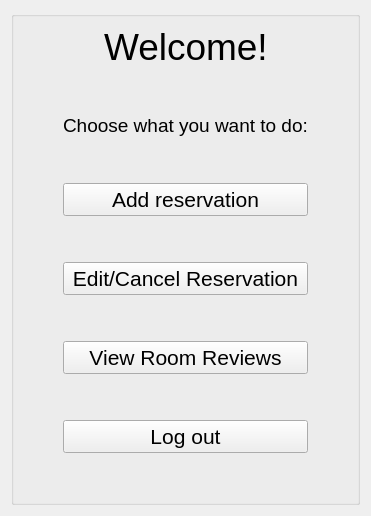
      <widget class="QWidget" name="page_7_adminChoices">
       <property name="font">
        <font>
         <pointsize>10</pointsize>
        </font>
       </property>
       <layout class="QGridLayout" name="gridLayout_37">
        <item row="0" column="0">
         <widget class="QGroupBox" name="groupBox_10">
          <property name="title">
           <string/>
          </property>
          <layout class="QGridLayout" name="gridLayout_33">
           <item row="1" column="0">
            <spacer name="verticalSpacer_48">
             <property name="orientation">
              <enum>Qt::Orientation::Vertical</enum>
             </property>
             <property name="sizeType">
              <enum>QSizePolicy::Policy::Fixed</enum>
             </property>
             <property name="sizeHint" stdset="0">
              <size>
               <width>20</width>
               <height>40</height>
              </size>
             </property>
            </spacer>
           </item>
           <item row="0" column="0">
            <layout class="QHBoxLayout" name="horizontalLayout_16">
             <item>
              <spacer name="horizontalSpacer_60">
               <property name="orientation">
                <enum>Qt::Orientation::Horizontal</enum>
               </property>
               <property name="sizeHint" stdset="0">
                <size>
                 <width>40</width>
                 <height>20</height>
                </size>
               </property>
              </spacer>
             </item>
             <item>
              <widget class="QLabel" name="label_81">
               <property name="font">
                <font>
                 <pointsize>28</pointsize>
                </font>
               </property>
               <property name="text">
                <string>Welcome!</string>
               </property>
              </widget>
             </item>
             <item>
              <spacer name="horizontalSpacer_61">
               <property name="orientation">
                <enum>Qt::Orientation::Horizontal</enum>
               </property>
               <property name="sizeHint" stdset="0">
                <size>
                 <width>40</width>
                 <height>20</height>
                </size>
               </property>
              </spacer>
             </item>
            </layout>
           </item>
           <item row="3" column="0">
            <spacer name="verticalSpacer_49">
             <property name="orientation">
              <enum>Qt::Orientation::Vertical</enum>
             </property>
             <property name="sizeType">
              <enum>QSizePolicy::Policy::Fixed</enum>
             </property>
             <property name="sizeHint" stdset="0">
              <size>
               <width>20</width>
               <height>40</height>
              </size>
             </property>
            </spacer>
           </item>
           <item row="2" column="0">
            <layout class="QHBoxLayout" name="horizontalLayout_18">
             <item>
              <spacer name="horizontalSpacer_62">
               <property name="orientation">
                <enum>Qt::Orientation::Horizontal</enum>
               </property>
               <property name="sizeHint" stdset="0">
                <size>
                 <width>40</width>
                 <height>20</height>
                </size>
               </property>
              </spacer>
             </item>
             <item alignment="Qt::AlignmentFlag::AlignHCenter">
              <widget class="QLabel" name="label_91">
               <property name="font">
                <font>
                 <pointsize>14</pointsize>
                </font>
               </property>
               <property name="text">
                <string>Choose what you want to do:</string>
               </property>
              </widget>
             </item>
             <item>
              <spacer name="horizontalSpacer_63">
               <property name="orientation">
                <enum>Qt::Orientation::Horizontal</enum>
               </property>
               <property name="sizeHint" stdset="0">
                <size>
                 <width>40</width>
                 <height>20</height>
                </size>
               </property>
              </spacer>
             </item>
            </layout>
           </item>
           <item row="4" column="0">
            <layout class="QGridLayout" name="gridLayout_36">
             <item row="0" column="2">
              <spacer name="horizontalSpacer_64">
               <property name="orientation">
                <enum>Qt::Orientation::Horizontal</enum>
               </property>
               <property name="sizeType">
                <enum>QSizePolicy::Policy::Fixed</enum>
               </property>
               <property name="sizeHint" stdset="0">
                <size>
                 <width>40</width>
                 <height>20</height>
                </size>
               </property>
              </spacer>
             </item>
             <item row="5" column="1">
              <spacer name="verticalSpacer_51">
               <property name="orientation">
                <enum>Qt::Orientation::Vertical</enum>
               </property>
               <property name="sizeHint" stdset="0">
                <size>
                 <width>20</width>
                 <height>40</height>
                </size>
               </property>
              </spacer>
             </item>
             <item row="1" column="1">
              <spacer name="verticalSpacer_53">
               <property name="orientation">
                <enum>Qt::Orientation::Vertical</enum>
               </property>
               <property name="sizeHint" stdset="0">
                <size>
                 <width>20</width>
                 <height>40</height>
                </size>
               </property>
              </spacer>
             </item>
             <item row="0" column="0">
              <spacer name="horizontalSpacer_65">
               <property name="orientation">
                <enum>Qt::Orientation::Horizontal</enum>
               </property>
               <property name="sizeType">
                <enum>QSizePolicy::Policy::Fixed</enum>
               </property>
               <property name="sizeHint" stdset="0">
                <size>
                 <width>40</width>
                 <height>20</height>
                </size>
               </property>
              </spacer>
             </item>
             <item row="0" column="1">
              <widget class="QPushButton" name="addReservationChoiceButton">
               <property name="font">
                <font>
                 <pointsize>16</pointsize>
                </font>
               </property>
               <property name="text">
                <string>Add reservation</string>
               </property>
              </widget>
             </item>
             <item row="2" column="1">
              <widget class="QPushButton" name="editReservationChoiceButton">
               <property name="font">
                <font>
                 <pointsize>16</pointsize>
                </font>
               </property>
               <property name="text">
                <string>Edit/Cancel Reservation</string>
               </property>
              </widget>
             </item>
             <item row="6" column="1">
              <widget class="QPushButton" name="adminLogOutButton">
               <property name="font">
                <font>
                 <pointsize>16</pointsize>
                </font>
               </property>
               <property name="text">
                <string>Log out</string>
               </property>
              </widget>
             </item>
             <item row="4" column="1">
              <widget class="QPushButton" name="viewRoomReviewsChoiceButton">
               <property name="font">
                <font>
                 <pointsize>16</pointsize>
                </font>
               </property>
               <property name="text">
                <string>View Room Reviews</string>
               </property>
              </widget>
             </item>
             <item row="3" column="1">
              <spacer name="verticalSpacer_50">
               <property name="orientation">
                <enum>Qt::Orientation::Vertical</enum>
               </property>
               <property name="sizeHint" stdset="0">
                <size>
                 <width>20</width>
                 <height>40</height>
                </size>
               </property>
              </spacer>
             </item>
            </layout>
           </item>
           <item row="6" column="0">
            <spacer name="verticalSpacer_54">
             <property name="orientation">
              <enum>Qt::Orientation::Vertical</enum>
             </property>
             <property name="sizeHint" stdset="0">
              <size>
               <width>20</width>
               <height>40</height>
              </size>
             </property>
            </spacer>
           </item>
          </layout>
         </widget>
        </item>
       </layout>
      </widget>
